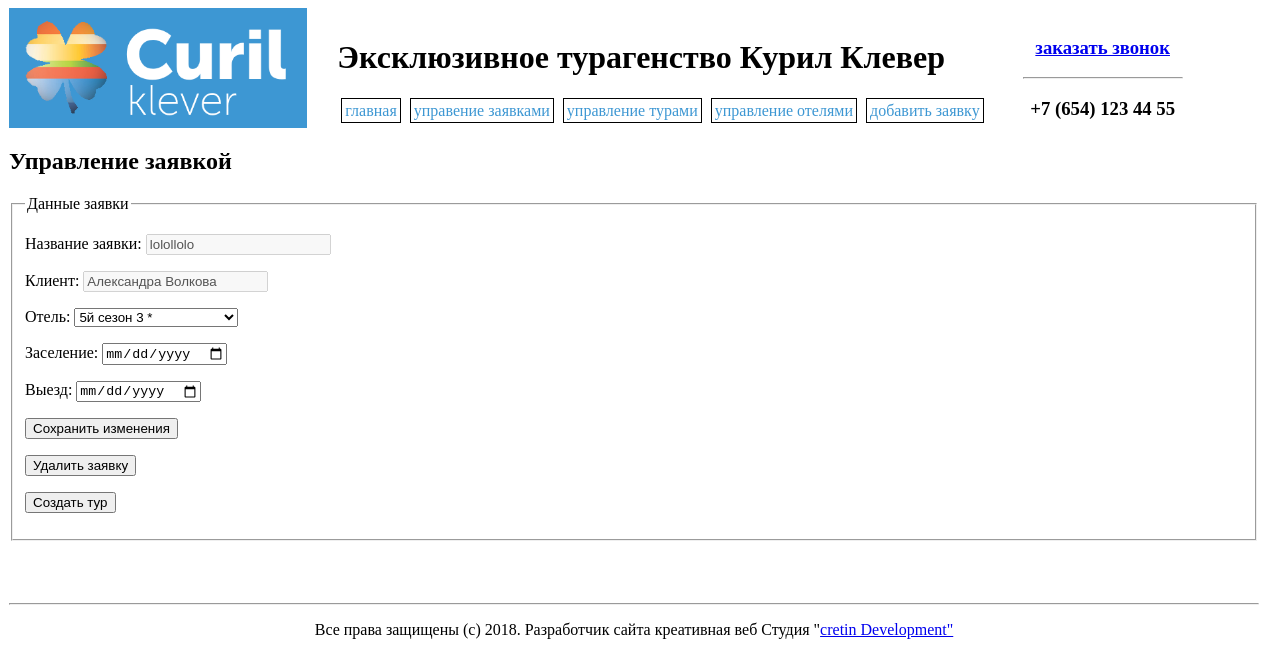
Page /controlorder.php?id=12 on the earlier database version.
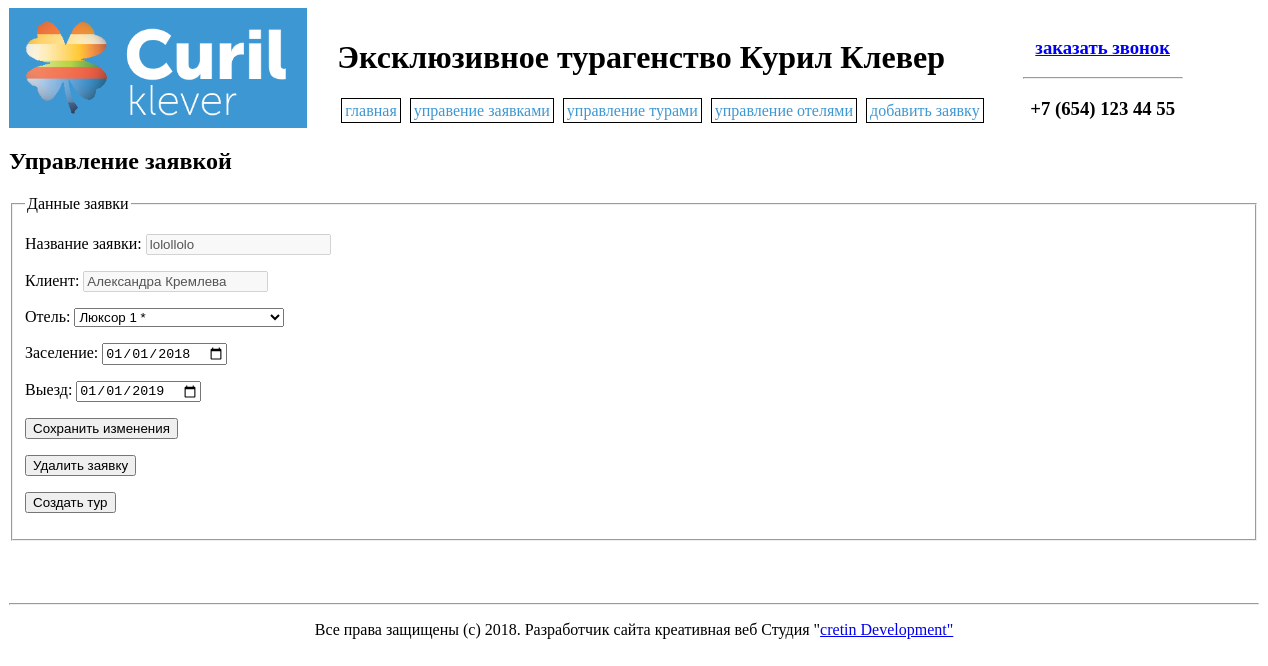
Same page on the later database version.
### tables this page shows
CREATE TABLE IF NOT EXISTS `orders` (
  `orderid` int(11) NOT NULL AUTO_INCREMENT,
  `OrderName` text NOT NULL,
  `order_registration_date` timestamp NOT NULL DEFAULT CURRENT_TIMESTAMP,
  `person_id` int(11) NOT NULL,
  `hotel_id` int(11) NOT NULL,
  `date_arrival` datetime NOT NULL DEFAULT '0000-00-00 00:00:00',
  `date_departure` datetime NOT NULL DEFAULT '0000-00-00 00:00:00',
  PRIMARY KEY (`orderid`),
  KEY `person_id` (`person_id`),
  KEY `hotel_id` (`hotel_id`),
  KEY `orderid` (`orderid`)
);

CREATE TABLE IF NOT EXISTS `clients` (
  `id` int(11) NOT NULL AUTO_INCREMENT,
  `first_name` varchar(20) NOT NULL,
  `second_name` varchar(20) NOT NULL,
  `age` int(11) NOT NULL,
  `sex` int(11) NOT NULL,
  `phone` text NOT NULL,
  `email` text NOT NULL,
  `passport_data` varchar(200) NOT NULL,
  PRIMARY KEY (`id`),
  UNIQUE KEY `id_2` (`id`),
  KEY `id` (`id`),
  KEY `id_3` (`id`)
);

### controlorder.php (the view, shortened to what this page needs)
<html>
	<head>
		<? require "head.php"; ?>
	</head>
	<body>
		<header>
			<?php
				require "header.php";
			?>
		</header>
        <div class="page">
        <?
        $order_id = -1;
        $OrderName = "";
        $hotelid = "";
        $date_arrival = "";
        $date_departure = "";
        if(isset($_GET["id"]))
        {
            $order_id = $_GET["id"];
            $link = mysqli_connect($host, $user, $password, $database)
            or die("Ошибка " . mysqli_error($link));
            $query ="SELECT
                orders.orderid AS order_id,
                clients.first_name AS person_first_name,
                clients.second_name AS person_second_name,
                hotels.name AS hotel_name,
                hotels.id AS hot_id,
                orders.order_registration_date AS order_date,
                OrderName,
                date_arrival,
                date_departure
                FROM orders
                    INNER JOIN clients
                        ON person_id = clients.id
                    INNER JOIN hotels
                        ON hotel_id = hotels.id
                WHERE
                    orders.orderid=".$order_id;
            $result = mysqli_query($link, $query) or die("Ошибка " . mysqli_error($link));
            $result = mysqli_fetch_assoc($result);
            if(count($result))
            {
                $OrderName = $result["OrderName"];
                $clientFIO =$result["person_first_name"].' '.$result["person_second_name"];
                $hotelid = $result["hot_id"];
                $date_arrival = date("Y-m-d", strtotime($result["date_arrival"]));
                $date_departure = date("Y-m-d", strtotime($result["date_departure"]));
            }
        }
        ?>
        <div class="page">
            <H2>Управление заявкой</H2>
                <fieldset>
                    <legend>Данные заявки</legend>
                    <form action="controlorder.php?id=<?echo $order_id?>" method="post" name="editorderform">
                    <p><label> Название заявки: <input name="OrderName" type="text" value="<?echo $OrderName;?>" disabled></label></p>
                    <p><label> Клиент:  <input name="clientFIO" type="text" value="<?echo $clientFIO;?>" disabled></label></p>
                    <p><label> Отель:  <select name="hotelid">
                        <?
                        $link = mysqli_connect($host, $user, $password, $database)
                        or die("Ошибка " . mysqli_error($link));
                        $query ="SELECT * FROM hotels";
                        $result = mysqli_query($link, $query) or die("Ошибка " . mysqli_error($link));
                        while($hotel = mysqli_fetch_array($result))
                        {
                            ?>
                            <option value="<?echo $hotel['id'];?>" <?if($hotel['id'] == $hotelid) echo "selected";?>  ><?echo $hotel['name'].' '.$hotel['stars_rate'].' *';?></option>
                            <?
                        }
                        ?>
                    </select></label></p>
                    <p><label> Заселение: <input type="date" name="date_arrival" value="<?echo $date_arrival;?>"></label></p>
                    <p><label> Выезд: <input type="date" name="date_departure" value="<?echo $date_departure;?>"></label></p>
                    <p><input name="save" type="submit" value="Сохранить изменения"></p>
                    <p><input name="remove" type="submit" value="Удалить заявку"></p>
                </form>
                <form  action="createtour.php?orderid=<?echo $order_id?>" method="post" name="createtourform">
                    <p><input name="createtour" type="submit" value="Создать тур"></p>
                </form>
            </fieldset>
        </div>
        <footer>
			<?php
				require "footer.php";
			?>
		</footer>
	</body>
</html>

Differences in the rows shown:
changed orders "lolollolo": clientFIO "Александра Волкова" → "Александра Кремлева"; date_arrival (not shown) → "01/01/2018"; date_departure (not shown) → "01/01/2019"
Other differences:
form field hotelid: "5й сезон 3 *" → "Люксор 1 *"
